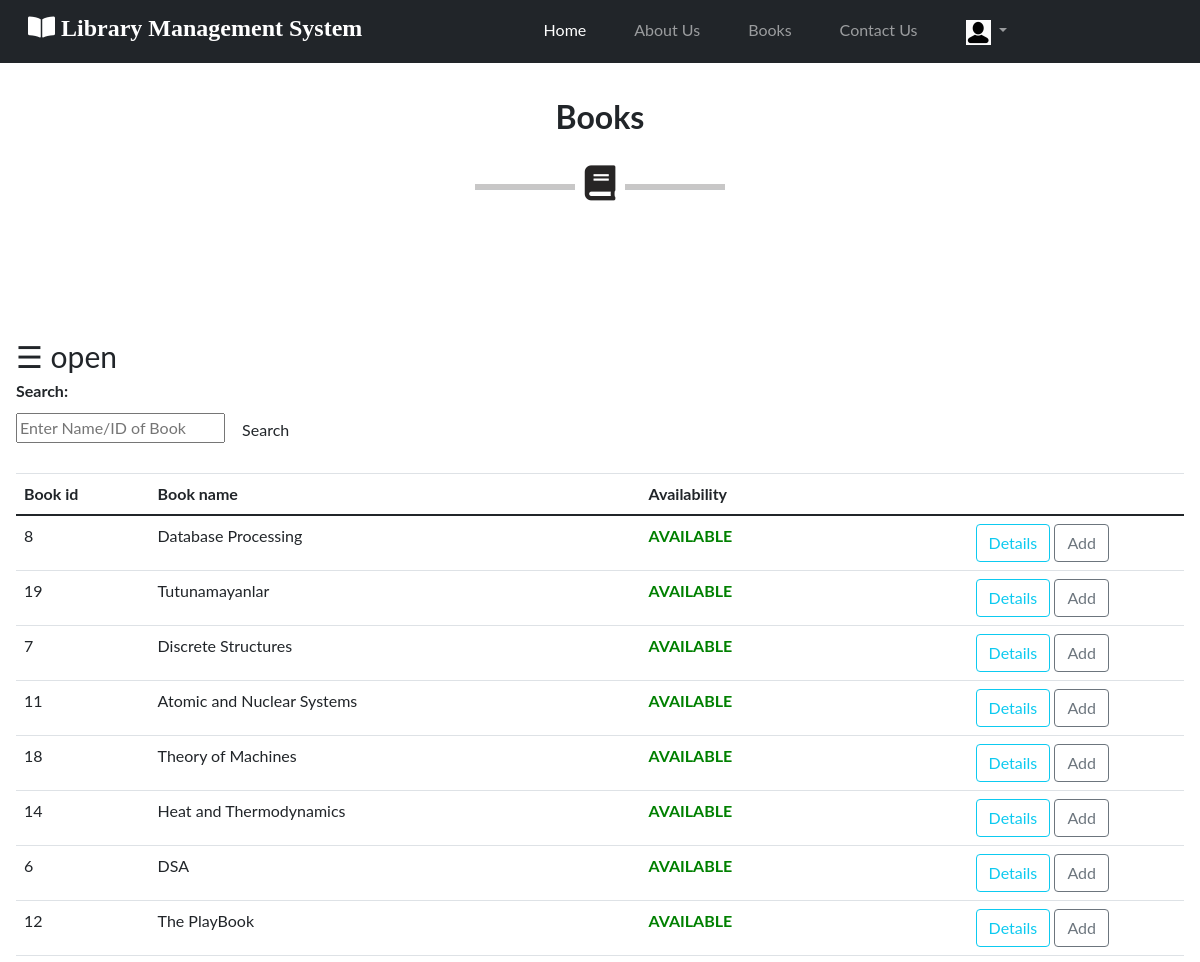
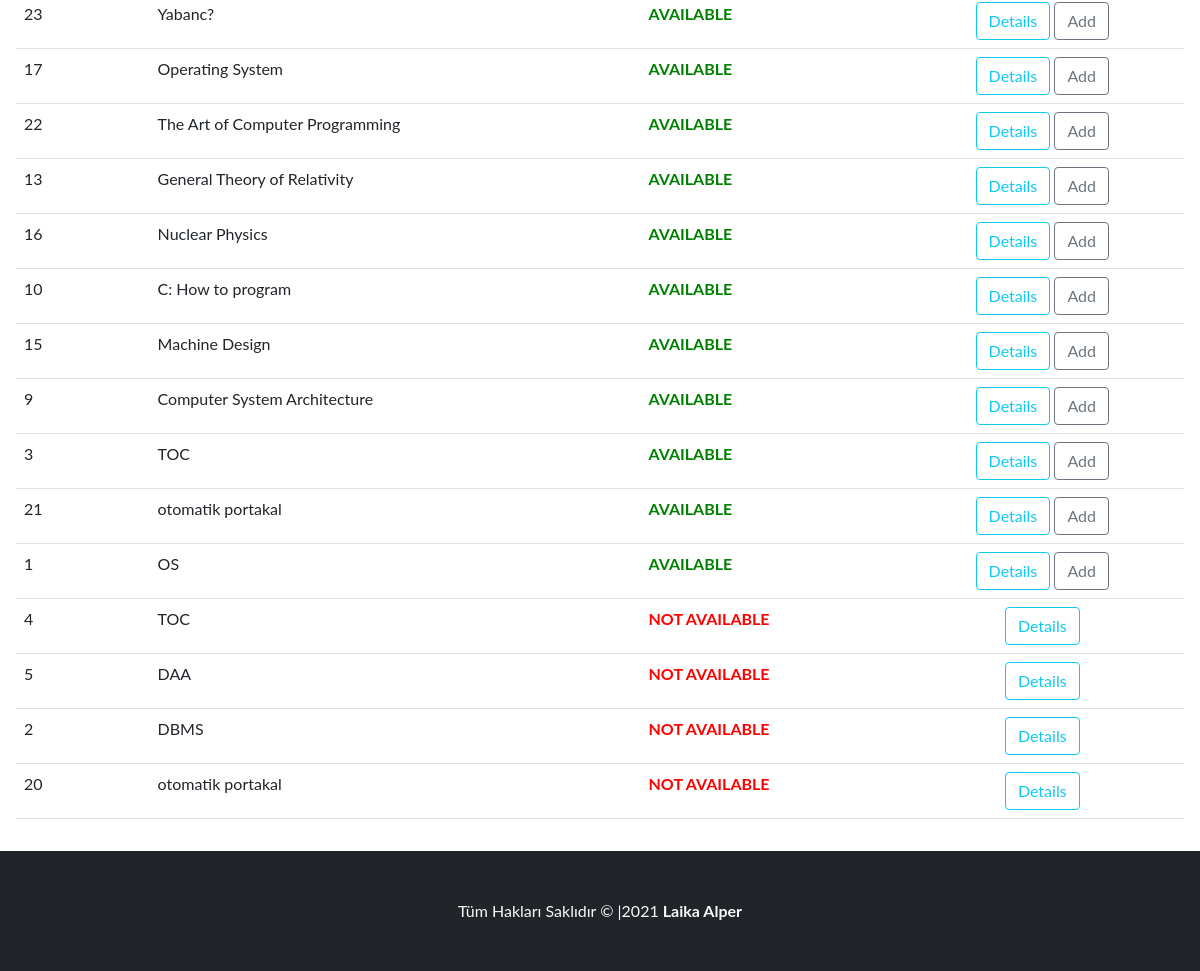
Screenshot of /student/books.php (signed in) with the database file from the repository (2 pictures, top to bottom).
### tables this page shows
CREATE TABLE `book` (
  `BookId` int(10) NOT NULL,
  `Title` varchar(50) DEFAULT NULL,
  `Publisher` varchar(50) DEFAULT NULL,
  `Year` varchar(50) DEFAULT NULL,
  `Availability` int(5) DEFAULT NULL
);

### student/books.php (the view, shortened to what this page needs)
<?php
require('dbconn.php');
?>
<?php
if ($_SESSION["RollNo"]) {
    ?>
<!DOCTYPE html>
<html>
<head>
    <link rel="stylesheet" href="https://cdnjs.cloudflare.com/ajax/libs/font-awesome/5.8.2/css/all.css" />
    <link rel="stylesheet" href="https://stackpath.bootstrapcdn.com/bootstrap/4.3.1/css/bootstrap.min.css">
 <link rel="stylesheet" href="https://cdnjs.cloudflare.com/ajax/libs/font-awesome/5.8.2/css/all.css" />
<link rel="stylesheet" href="https://stackpath.bootstrapcdn.com/bootstrap/4.3.1/css/bootstrap.min.css">
<link href="https://cdn.jsdelivr.net/npm/bootstrap@5.1.0/dist/css/bootstrap.min.css" rel="stylesheet">
    <link rel="stylesheet" href="css/style.css">
</head>
<body>
<?php require_once ("php/header.php"); ?>
<section class="p-5 text-center Booksa" id="Books">
            <div class="container">
            <h2 class="mb-5 font-weight-bold">Books</h2>
          <hr class="ayrac"><i class="fas fa-book iwhite"></i>
            </div>
          </section>
<div id="main">
  <span style="font-size:30px;cursor:pointer" onclick="openNav()">&#9776; open</span>
<form class="form-horizontal row-fluid" action="books.php" method="post">
                                        <div class="control-group">
                                            <label class="control-label" for="Search"><b>Search:</b></label>
                                            <div class="controls">
                                                <input type="text" id="title" name="title" placeholder="Enter Name/ID of Book" class="span8" required>
                                                <button type="submit" name="submit"class="btn">Search</button>
                                            </div>
                                        </div>
                                    </form>
                                    <br>
                                    <?php
                                    if(isset($_POST['submit']))
                                        {$s=$_POST['title'];
                                            $sql="select * from LMS.book where BookId='$s' or Title like '%$s%'";
                                        }
                                    else
                                        $sql="select * from LMS.book order by Availability DESC";
                                    $result=$conn->query($sql);
                                    $rowcount=mysqli_num_rows($result);
                                    if(!($rowcount))
                                        echo "<br><center><h2><b><i>No Results</i></b></h2></center>";
                                    else
                                    {
                                    ?>
                        <table class="table" id = "tables">
                                  <thead>
                                    <tr>
                                      <th>Book id</th>
                                      <th>Book name</th>
                                      <th>Availability</th>
                                      <th></th>
                                    </tr>
                                  </thead>
                                  <tbody>
                                    <?php
                            while($row=$result->fetch_assoc())
                            {
                                $bookid=$row['BookId'];
                                $name=$row['Title'];
                                $avail=$row['Availability'];
                            ?>
                                    <tr>
                                      <td><?php echo $bookid ?></td>
                                      <td><?php echo $name ?></td>
                                      <td><b><?php
                                           if($avail > 0)
                                              echo "<font color=\"green\">AVAILABLE</font>";
                                            else
                                            	echo "<font color=\"red\">NOT AVAILABLE</font>";
                                                 ?>
                                                 </b></td>
                                      <td><center><a href="bookdetails.php?id=<?php echo $bookid; ?>" class="btn btn-outline-info">Details</a>
                                      <?php
                                      	if($avail > 0)
                                      		echo "<a href=\"add.php?id=".$bookid."\" class=\"btn btn-outline-secondary\">Add</a>";
                                        ?>
                                        </center></td>
                                    </tr>
                               <?php }} ?>
                               </tbody>
                                </table>
</div>
<?php require_once ("php/footer.php"); ?>
</body>
</html>
<?php }
else {
    echo "<script type='text/javascript'>alert('Access Denied!!!')</script>";
} ?>

### student/php/header.php (shortened to what this page needs)
<header>
<nav class="navbar navbar-expand-lg navbar-dark bg-dark fixed-top">
  <div class="container-fluid">
  <a href="index.php" class="navbar-brand">
            <h4 class="px-6">
            <i class="fas fa-book-open"> Library Management System</i>
            </h4>
        </a>
    <div class="collapse navbar-collapse justify-content-center" id="navbarNavDropdown">
      <ul class="navbar-nav">
        <li class="nav-item">
          <a class="nav-link active mx-3" aria-current="page" href="index.php">Home</a>
        </li>
        <li class="nav-item">
          <a class="nav-link mx-3" href="about.php">About Us</a>
        </li>
        <li class="nav-item">
          <a class="nav-link mx-3" href="books.php">Books</a>
        </li>
        <li class="nav-item">
          <a class="nav-link mx-3" href="feedback.php">Contact Us</a>
        </li>
        <li class="nav-item dropdown">
          <a class="nav-link dropdown-toggle mx-3" href="#" id="navbarDropdownMenuLink" role="button" data-bs-toggle="dropdown" aria-expanded="false">
          <img src="IMG/pi.jpg" class="nav-avatar" />
          </a>
        </li>
      </ul>
    </div>
  </div>
</nav>
</header>

### student/php/footer.php
<div class="bg-dark text-light text-center">
<p class="align-middle p-5 mb-0">
  <span>Tüm Hakları Saklıdır &copy; |2021  <b>Laika Alper</b></span>
</p>
</div>

### student/css/style.css (style rules this page uses)
body { padding-top: 50px; font-family: 'Raleway', sans-serif; }
.iwhite { color:#272525 ; position: relative; top: -60px; font-size: 35px; border: 10px solid white; background-color: white; }
#main { transition: margin-left .5s; padding: 16px; }

### student/books.php (style rules this page uses)
body { font-family: "Lato", sans-serif; }
#main { transition: margin-left .5s; padding: 16px; }

### rows the page displays
book: BookId "8", Title "Database Processing", Availability "AVAILABLE"
book: BookId "19", Title "Tutunamayanlar", Availability "AVAILABLE"
book: BookId "7", Title "Discrete Structures", Availability "AVAILABLE"
book: BookId "11", Title "Atomic and Nuclear Systems", Availability "AVAILABLE"
book: BookId "18", Title "Theory of Machines", Availability "AVAILABLE"
book: BookId "14", Title "Heat and Thermodynamics", Availability "AVAILABLE"
book: BookId "6", Title "DSA", Availability "AVAILABLE"
book: BookId "12", Title "The PlayBook", Availability "AVAILABLE"
book: BookId "23", Title "Yabanc?", Availability "AVAILABLE"
book: BookId "17", Title "Operating System", Availability "AVAILABLE"
book: BookId "22", Title "The Art of Computer Programming", Availability "AVAILABLE"
book: BookId "13", Title "General Theory of Relativity", Availability "AVAILABLE"
book: BookId "16", Title "Nuclear Physics", Availability "AVAILABLE"
book: BookId "10", Title "C: How to program", Availability "AVAILABLE"
book: BookId "15", Title "Machine Design", Availability "AVAILABLE"
book: BookId "9", Title "Computer System Architecture", Availability "AVAILABLE"
book: BookId "3", Title "TOC", Availability "AVAILABLE"
book: BookId "21", Title "otomatik portakal", Availability "AVAILABLE"
book: BookId "1", Title "OS", Availability "AVAILABLE"
book: BookId "4", Title "TOC", Availability "NOT AVAILABLE"
book: BookId "5", Title "DAA", Availability "NOT AVAILABLE"
book: BookId "2", Title "DBMS", Availability "NOT AVAILABLE"
book: BookId "20", Title "otomatik portakal", Availability "NOT AVAILABLE"
